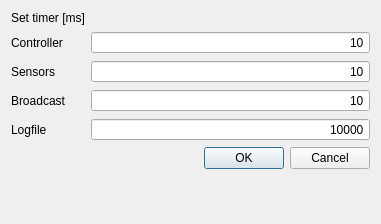
<?xml version="1.0" encoding="UTF-8"?>
<ui version="4.0">
 <class>TimerDialog</class>
 <widget class="QDialog" name="TimerDialog">
  <property name="geometry">
   <rect>
    <x>0</x>
    <y>0</y>
    <width>381</width>
    <height>224</height>
   </rect>
  </property>
  <property name="windowTitle">
   <string>Dialog</string>
  </property>
  <layout class="QFormLayout" name="formLayout">
   <item row="4" column="0">
    <widget class="QLabel" name="qLogfile_label">
     <property name="text">
      <string>Logfile</string>
     </property>
    </widget>
   </item>
   <item row="4" column="1">
    <widget class="QSpinBox" name="qLogfile_spinBox">
     <property name="alignment">
      <set>Qt::AlignRight|Qt::AlignTrailing|Qt::AlignVCenter</set>
     </property>
     <property name="buttonSymbols">
      <enum>QAbstractSpinBox::NoButtons</enum>
     </property>
     <property name="minimum">
      <number>10000</number>
     </property>
     <property name="maximum">
      <number>60000</number>
     </property>
    </widget>
   </item>
   <item row="5" column="1">
    <widget class="QDialogButtonBox" name="buttonBox">
     <property name="orientation">
      <enum>Qt::Horizontal</enum>
     </property>
     <property name="standardButtons">
      <set>QDialogButtonBox::Cancel|QDialogButtonBox::Ok</set>
     </property>
    </widget>
   </item>
   <item row="1" column="1">
    <widget class="QSpinBox" name="qController_spinBox">
     <property name="alignment">
      <set>Qt::AlignRight|Qt::AlignTrailing|Qt::AlignVCenter</set>
     </property>
     <property name="buttonSymbols">
      <enum>QAbstractSpinBox::NoButtons</enum>
     </property>
     <property name="minimum">
      <number>10</number>
     </property>
     <property name="maximum">
      <number>1000</number>
     </property>
    </widget>
   </item>
   <item row="1" column="0">
    <widget class="QLabel" name="QController_label">
     <property name="text">
      <string>Controller</string>
     </property>
    </widget>
   </item>
   <item row="2" column="1">
    <widget class="QSpinBox" name="qSensor_spinBox">
     <property name="alignment">
      <set>Qt::AlignRight|Qt::AlignTrailing|Qt::AlignVCenter</set>
     </property>
     <property name="buttonSymbols">
      <enum>QAbstractSpinBox::NoButtons</enum>
     </property>
     <property name="minimum">
      <number>10</number>
     </property>
     <property name="maximum">
      <number>1000</number>
     </property>
    </widget>
   </item>
   <item row="2" column="0">
    <widget class="QLabel" name="qSensor_label">
     <property name="text">
      <string>Sensors</string>
     </property>
    </widget>
   </item>
   <item row="3" column="1">
    <widget class="QSpinBox" name="qBroadcast_spinBox">
     <property name="alignment">
      <set>Qt::AlignRight|Qt::AlignTrailing|Qt::AlignVCenter</set>
     </property>
     <property name="buttonSymbols">
      <enum>QAbstractSpinBox::NoButtons</enum>
     </property>
     <property name="minimum">
      <number>10</number>
     </property>
     <property name="maximum">
      <number>1000</number>
     </property>
    </widget>
   </item>
   <item row="3" column="0">
    <widget class="QLabel" name="qBroadcast_label">
     <property name="text">
      <string>Broadcast</string>
     </property>
    </widget>
   </item>
   <item row="0" column="0">
    <widget class="QLabel" name="label">
     <property name="text">
      <string>Set timer [ms]</string>
     </property>
    </widget>
   </item>
  </layout>
 </widget>
 <resources/>
 <connections>
  <connection>
   <sender>buttonBox</sender>
   <signal>accepted()</signal>
   <receiver>TimerDialog</receiver>
   <slot>accept()</slot>
   <hints>
    <hint type="sourcelabel">
     <x>248</x>
     <y>254</y>
    </hint>
    <hint type="destinationlabel">
     <x>157</x>
     <y>274</y>
    </hint>
   </hints>
  </connection>
  <connection>
   <sender>buttonBox</sender>
   <signal>rejected()</signal>
   <receiver>TimerDialog</receiver>
   <slot>reject()</slot>
   <hints>
    <hint type="sourcelabel">
     <x>316</x>
     <y>260</y>
    </hint>
    <hint type="destinationlabel">
     <x>286</x>
     <y>274</y>
    </hint>
   </hints>
  </connection>
 </connections>
</ui>
